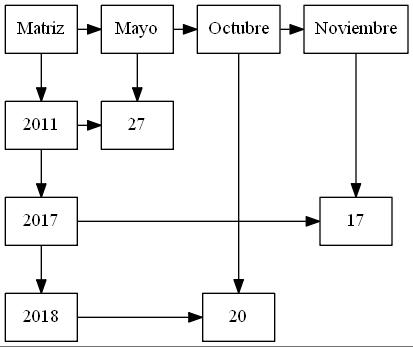

Generate this figure with Python:
class NodoMatriz():
    def __init__ (self, mes=None, numeroMes=None, anio=None, dia=None, codigo=None, tabla=None, arriba=None, abajo=None, derecha=None, izquierda=None, profundidad=None):
        self.mes = mes
        self.numeroMes = numeroMes
        self.anio = anio
        self.dia = dia
        self.codigo = codigo
        self.tabla = tabla
        self.arriba = arriba
        self.abajo = abajo
        self.derecha = derecha
        self.izquierda = izquierda
        self.profundidad = profundidad

class Matriz():
    def __init__ (self):
        self.inicioMes = None
        self.inicioAnio = None
        self.matrizVacia = "si"
        self.digraf = "digraph G{\n"
        self.contador = 0

    def aumetarContador(self):
        self.contador = self.contador + 1
        return self.contador

##################################### VALIDACIONES ###############################
    def existeMes(self, nuevoNodo):         # verifica columnas
        temp = self.inicioMes
        if temp != None:
            while temp != None:
                if temp.mes == nuevoNodo.mes:
                    return True
                temp = temp.derecha
        return False
    
    def existeAnio(self, nuevoNodo):         # verifica filas  
        temp = self.inicioAnio
        if temp != None:
            while temp != None:
                if temp.anio == nuevoNodo.anio:
                    return True
                temp = temp.abajo
        return False     
    
    def obtenerMes(self, nuevoNodo):
        temp = self.inicioMes
        while temp != None:
            if temp.mes == nuevoNodo.mes:
                return temp
            temp = temp.derecha
            
    def obtenerAnio(self, nuevoNodo):
        temp = self.inicioAnio
        while temp != None:
            if temp.anio == nuevoNodo.anio:
                return temp
            temp = temp.abajo
            
    def verMes(self, fecha):
        if fecha == "01":
            return "Enero"
        elif fecha == "02":
            return "Febrero"
        elif fecha == "03":
            return "Marzo"
        elif fecha == "04":
            return "Abril"
        elif fecha == "05":
            return "Mayo"
        elif fecha == "06":
            return "Junio"
        elif fecha == "07":
            return "Julio"
        elif fecha == "08":
            return "Agosto"
        elif fecha == "09":
            return "Septriembre"  
        elif fecha == "10":
            return "Octubre"
        elif fecha == "11":
            return "Noviembre"
        elif fecha == "12":
            return "Diciembre"
        return "No existe ese mes"
    
    def existeReservacion(self, nuevoNodo):
        busqueda = False
        if self.existeMes(nuevoNodo) == True:               # esta en el nodo de un mes en especifico?
            nodoMesTemp = self.obtenerMes(nuevoNodo)        
            if nodoMesTemp.abajo != None:                   # si lo encontro procede a buscar el anio
                temp1 = nodoMesTemp.abajo
                while temp1 != None:                        # mientras hay nodos en los cuales buscar
                    if temp1.anio == nuevoNodo.anio:        # si el anio encontrado corresponde al que se busca?
                        if temp1.profundidad != None:       # si ya tiene mas de una reserva para ese mes y anio
                            temp2 = temp1                   # temp2 para buscar el dia 
                            while temp2 != None:            # mientras hay nodos en los cuales buscar
                                if temp2.dia == nuevoNodo.dia: # si el dia encontrado corresponde al que se busca
                                    busqueda = True         # retorna true
                                temp2 = temp2.profundidad
                        else:                               # si no tiene mas de una reserva para ese mes y anio
                            if temp1.dia == nuevoNodo.dia:  # si el dia encotrado corresponde al que se busca                               
                                busqueda = True             # retrona true
                    temp1 = temp1.abajo
        return busqueda
    
###################################### AGREGA COLUMNAS ############################    
    def agregarInicioMes(self, nuevoNodo): #agregarInicioDepartamento
        nuevoNodo1 = NodoMatriz(str(nuevoNodo.mes), str(nuevoNodo.numeroMes), "")
        nuevoNodo1.derecha = self.inicioMes
        self.inicioMes.izquierda = nuevoNodo1
        self.inicioMes = nuevoNodo1
        
    def agregarMedioMes(self, nodo1, nuevoNodo, nodo2): #agregarMedioDepartamento
        nuevoNodo1 = NodoMatriz(str(nuevoNodo.mes), str(nuevoNodo.numeroMes), "")
        nodo1.derecha = nuevoNodo1
        nuevoNodo1.izquierda = nodo1
        nuevoNodo1.derecha = nodo2
        nodo2.izquierda = nuevoNodo1
        
    def agregarFinMes(self, nuevoNodo): #agregarFinDepartamento
        nuevoNodo1 = NodoMatriz(str(nuevoNodo.mes), str(nuevoNodo.numeroMes), "")
        temp = self.inicioMes
        while temp != None:
            aux = temp
            temp = temp.derecha
        aux.derecha = nuevoNodo1
        nuevoNodo1.izquierda = aux
        
####################################### AGREGA FILAS ###############################   
    def agregarInicioAnio(self, nuevoNodo): #agregarInicioEmpresa
        nuevoNodo1 = NodoMatriz("", "", str(nuevoNodo.anio))
        nuevoNodo1.abajo = self.inicioAnio
        self.inicioAnio.arriba = nuevoNodo1
        self.inicioAnio = nuevoNodo1
        
    def agregarMedioAnio(self, nodo1, nuevoNodo, nodo2): #agregarMedioEmpresa
        nuevoNodo1 = NodoMatriz("", "", str(nuevoNodo.anio))
        nodo1.abajo = nuevoNodo1
        nuevoNodo1.arriba = nodo1
        nuevoNodo1.abajo = nodo2
        nodo2.arriba = nuevoNodo1
        
    def agregarFinAnio(self, nuevoNodo): #agregarFinEmpresa
        nuevoNodo1 = NodoMatriz("", "", str(nuevoNodo.anio))
        temp = self.inicioAnio
        while temp != None:
            aux = temp
            temp = temp.abajo
        aux.abajo = nuevoNodo1
        nuevoNodo1.arriba = aux
            
            
    def agregarCabecerasMatriz(self, nuevoNodo):
        if self.existeMes(nuevoNodo) == False:   # si no existe la columna correspondiente al mes a insertar 
            if self.inicioMes == None:           # si no existe ningun mes, se crea
                nuevoNodo1 = NodoMatriz(str(nuevoNodo.mes), str(nuevoNodo.numeroMes), "")
                self.inicioMes = nuevoNodo1
            elif self.inicioMes != None:         # si existen columnas (meses) pero no el que se va insertar 
                temp1 = self.inicioMes           # variable temporal del nodo inicio para la busqueda
                numeroMes = nuevoNodo.numeroMes  # variable temporal del nodo a insertar para comparar       
                while temp1 != None:             
                    numeroMes1 = temp1.numeroMes # var temporal para comparar el nodo actual
                    if temp1.derecha != None:    # si el nodo actual no es la ultimo 
                        temp2 = temp1.derecha    # var temporal para el nodo siguiente del nodo actual    
                        numeroMes2 = temp2.numeroMes 
                        if numeroMes < numeroMes1:    # si el nodo a insertar es menor al nodo actual
                            self.agregarInicioMes(nuevoNodo) # inserta al inicio 
                            break
                        elif numeroMes > numeroMes1:  # si el nodo a insertar es mayor al nodo actual
                            if numeroMes < numeroMes2: # si el nodo a insertar es menor al nodo siguiente
                                self.agregarMedioMes(temp1, nuevoNodo, temp2) # insertar en medio del actual y siguiente
                                break
                            # si el nodo a insertar es mayor al nodo siguiente continua la busqueda 
                        elif numeroMes == numeroMes1: # si el nodo a insertar es igual al nodo actual
                            # si es igual ya existe la columna  
                            print("ya existe")
                            break                                   
                    else:                           # si el nodo actual es el ultimo
                        if numeroMes < numeroMes1:  # si el nodo a insertar es menor al nodo actual
                            self.agregarInicioMes(nuevoNodo) # inserta al inicio
                            break
                        else:
                            self.agregarFinMes(nuevoNodo)    # inserta al final  
                            break
                    temp1 = temp1.derecha
    
        if self.existeAnio(nuevoNodo) == False:     # si no existe la fila correspondiente el anio a insertar
            if self.inicioAnio == None:             # si no existe ninguna fila, se crea
                nuevoNodo1 = NodoMatriz("", "", str(nuevoNodo.anio))
                self.inicioAnio = nuevoNodo1 
            elif self.inicioAnio != None:           # si existen filas (anios) pero no el que se va insertar
                temp1 = self.inicioAnio             # variable temporal del nodo inicio para la busqueda
                numeroAnio = nuevoNodo.anio         # variable temporal del nodo a insertar para comparar     
                while temp1 != None:
                    numeroAnio1 = temp1.anio        # variable temporal para compara el nodo actual
                    if temp1.abajo != None:         # si el nodo actual no es el ultimo
                        temp2 = temp1.abajo         # variable temporal para el nodo abajo
                        numeroAnio2 = temp2.anio    
                        if numeroAnio < numeroAnio1: # si el nodo a insertar es el menor al nodo actual
                            self.agregarInicioAnio(nuevoNodo) # se crea la fila antes del nodo actual
                            break
                        elif numeroAnio > numeroAnio1: # si el nodo a insertar es mayor al nodo actual
                            if numeroAnio < numeroAnio2: # si el nodo a insertar es menor al nodo abajo
                                self.agregarMedioAnio(temp1, nuevoNodo, temp2) # se crea la fila en medio de ambas
                                break
                            # si el nodo a insertar es mayor al nodo abajo continua la busqueda
                        elif numeroAnio == numeroAnio1:
                            #self.agregarMedioAnio(temp1, nuevoNodo, temp2)      *************************************
                            print ("ya existe")
                            break                                         
                    else:                           # si el nodo actual es el ultimo
                        if numeroAnio < numeroAnio1: # si el nodo a insertar es menor al nodo actual
                            self.agregarInicioAnio(nuevoNodo) # inserta antes del nodo actual
                            break
                        else:                       # si el nodo a insertar es mayor al nodo actual 
                            self.agregarFinAnio(nuevoNodo)  # inserta al final de las filas
                            break        
                    temp1 = temp1.abajo
                    
###################################### AGREGA NODOS #################################                    
    def agregarInicioMatrizMes(self, nodoExistente, nuevoNodo):  #agregarInicioMatrizDepartamento
        cabecera = nodoExistente.izquierda
        cabecera.derecha = nuevoNodo
        nuevoNodo.izquierda = cabecera
        nuevoNodo.derecha = nodoExistente
        nodoExistente.izquierda = nuevoNodo
        #return nuevoNodo#*****************************PRUEBA********************************
        
    def agregarMedioMatrizMes(self, nodo1, nuevoNodo, nodo2):  #agregarMedioMatrizDepartamento
        nodo1.derecha = nuevoNodo
        nuevoNodo.izquierda = nodo1
        nuevoNodo.derecha = nodo2
        nodo2.izquierda = nuevoNodo
        #return nuevoNodo#*****************************PRUEBA********************************
        
    def agregarFinMatrizMes(self, nodoExistente, nuevoNodo):  #agregarFinMatrizDepartamento
        nodoExistente.derecha = nuevoNodo
        nuevoNodo.izquierda = nodoExistente
     
        
    def agregarInicioMatrizAnio(self, nodoExistente, nuevoNodo):  #agregarInicioMatrizEmpresa
        cabecera = nodoExistente.arriba
        cabecera.abajo = nuevoNodo
        nuevoNodo.arriba = cabecera
        nuevoNodo.abajo = nodoExistente
        nodoExistente.arriba = nuevoNodo
        #return nuevoNodo#*****************************PRUEBA********************************
        
    def agregarMedioMatrizAnio(self, nodo1, nuevoNodo, nodo2):  #agregarMedioMatrizEmpresa
        nodo1.abajo = nuevoNodo
        nuevoNodo.arriba = nodo1
        nuevoNodo.abajo = nodo2
        nodo2.arriba = nuevoNodo
        #return nuevoNodo#*****************************PRUEBA********************************
        
    def agregarFinMatrizAnio(self, nodoExistente, nuevoNodo):  #agregarFinMatrizEmpresa
        nodoExistente.abajo = nuevoNodo
        nuevoNodo.arriba = nodoExistente
        #return nuevoNodo#*****************************PRUEBA********************************
                    
                    
    def agregarMatriz(self, nuevoNodo):
        if self.matrizVacia == "no":  # si la matriz no esta vacia
            nodoMesTemp = self.obtenerMes(nuevoNodo)  #obtenerDepartamento    nodoDepartamentoTemp
            nodoAnioTemp = self.obtenerAnio(nuevoNodo)   #obtenerEmpresa   nodoEmpresaTemp
            nodoMesTemp.abajo = nuevoNodo
            nuevoNodo.arriba = nodoMesTemp
            nodoAnioTemp.derecha = nuevoNodo
            nuevoNodo.izquierda = nodoAnioTemp
            self.matrizVacia = "no"
        else:
            nodoMesTemp = self.obtenerMes(nuevoNodo)   # obtiene mes y anio correspondiente al nodo a insertar
            nodoAnioTemp = self.obtenerAnio(nuevoNodo)            
            if nodoMesTemp.abajo == None:               # si el mes no tiene ninguna fila abajo asociada
                nodoMesTemp.abajo = nuevoNodo           
                nuevoNodo.arriba = nodoMesTemp 
                # a continuacion busca el anio al cual enlazar
                if nodoAnioTemp.derecha == None:        # si el anio no tiene columna a la derecha asociada
                    nodoAnioTemp.derecha = nuevoNodo 
                    nuevoNodo.izquierda = nodoAnioTemp
                elif nodoAnioTemp.derecha != None:      # si el anio si tiene columnas a la derecha asociadas 
                    numeroMesNuevo = nuevoNodo.numeroMes 
                    temp1 = nodoAnioTemp.derecha        # *************************************************
                    while temp1 != None:
                        numeroMes1 = temp1.numeroMes    
                        if temp1.derecha != None:       # si el nodo encontrado no es el ultimo
                            temp2 = temp1.derecha       # var temporal del nodo siguiente
                            numeroMes2 = temp2.numeroMes 
                            if numeroMesNuevo < numeroMes1:  # si el nodo a insertar es menor al nodo en curso
                                self.agregarInicioMatrizMes(temp1, nuevoNodo) # inserta antes del nodo en curso
                                break
                            elif numeroMesNuevo > numeroMes1: # si el nodo a insertar es mayor al nodo en curso
                                if numeroMesNuevo < numeroMes2: # si el nodo a insertar en menor al nodo siguiente
                                    self.agregarMedioMatrizMes(temp1, nuevoNodo, temp2) # inserta en medio de ambos
                                    break
                                else:
                                    print(":(")
                            elif numeroMesNuevo == numeroMes1:
                                #self.agregarMedioMatrizMes(temp1, nuevoNodo, temp2)    *********** AQUI IRIA LA PROFUNDIDAD
                                break                                   
                        else:                           # si el nodo encontrado es el ultimo
                            if numeroMesNuevo < numeroMes1: # si el nodo a insertar es menor al nodo actual
                                self.agregarInicioMatrizMes(temp1, nuevoNodo) # se inserta antes del nodo actual
                                break
                            else:
                                self.agregarFinMatrizMes(temp1, nuevoNodo) # si el nodo es mayor al nodo actual se insertal al final
                                break
                        temp1 = temp1.derecha                       
            elif nodoAnioTemp.derecha == None:          # si el anio no tiene ninguna columna derecha asociada
                nodoAnioTemp.derecha = nuevoNodo        #     
                nuevoNodo.izquierda = nodoAnioTemp
                # a continuacion busca el mes al cual enlazar
                if nodoMesTemp.abajo == None:           # si el mes no tiene ninguna fila abajo asociada
                    nodoMesTemp.abajo = nuevoNodo
                    nuevoNodo.arriba = nodoMesTemp 
                elif nodoMesTemp.abajo != None:         # si el mes si tiene filas abajo asociada
                    numeroAnioNuevo = nuevoNodo.anio #caracterNuevoASCII = ord(caracterNuevo)
                    temp1 = nodoMesTemp.abajo                    
                    while temp1 != None:
                        numeroAnio1 =temp1.anio #caracter1ASCII = ord(caracter1)
                        if temp1.abajo != None:
                            temp2 = temp1.abajo
                            numeroAnio2 = temp2.anio #caracter2ASCII = ord(caracter2)
                            if numeroAnioNuevo < numeroAnio1:
                                self.agregarInicioMatrizAnio(temp1, nuevoNodo)
                                break
                            elif numeroAnioNuevo > numeroAnio1:
                                if numeroAnioNuevo < numeroAnio2:
                                    self.agregarMedioMatrizAnio(temp1, nuevoNodo, temp2)
                                    break
                            elif numeroAnioNuevo == numeroAnio1:
                                #self.agregarMedioMatrizAnio(temp1, nuevoNodo, temp2)        *************** O TALVEZ AQUI xD
                                break                                   
                        else:
                            if numeroAnioNuevo < numeroAnio1:
                                self.agregarInicioMatrizAnio(temp1, nuevoNodo)
                                break
                            else:
                                self.agregarFinMatrizAnio(temp1, nuevoNodo)
                                break        
                        temp1 = temp1.abajo                
            else:                                       # si el anio y mes si tienen filas y columnas asociadas
                if nodoAnioTemp.derecha != None: 
                    numeroMesNuevo = nuevoNodo.numeroMes #
                    temp1 = nodoAnioTemp.derecha        #*************************************************
                    while temp1 != None:
                        numeroMes1 = temp1.numeroMes    
                        if temp1.derecha != None:
                            temp2 = temp1.derecha
                            numeroMes2 = temp2.numeroMes 
                            if numeroMesNuevo < numeroMes1:
                                self.agregarInicioMatrizMes(temp1, nuevoNodo)
                                break
                            elif numeroMesNuevo > numeroMes1:
                                if numeroMesNuevo < numeroMes2:
                                    self.agregarMedioMatrizMes(temp1, nuevoNodo, temp2)
                                    break
                                else:
                                    print(":(")
                            elif numeroMesNuevo == numeroMes1:
                                #self.agregarMedioMatrizMes(temp1, nuevoNodo, temp2)    ************** o NO SE QUE DICEN UDS.. SERA QUE ES AQUI??
                                break                                   
                        else:
                            if numeroMesNuevo < numeroMes1:
                                self.agregarInicioMatrizMes(temp1, nuevoNodo)
                                break
                            else:
                                self.agregarFinMatrizMes(temp1, nuevoNodo)
                                break
                        temp1 = temp1.derecha   
                if nodoMesTemp.abajo != None:
                    numeroAnioNuevo = nuevoNodo.anio #caracterNuevoASCII = ord(caracterNuevo)
                    temp1 = nodoMesTemp.abajo                    
                    while temp1 != None:
                        numeroAnio1 = temp1.anio #caracter1ASCII = ord(caracter1)
                        if temp1.abajo != None:
                            temp2 = temp1.abajo
                            numeroAnio2 =temp2.anio #caracter2ASCII = ord(caracter2)
                            if numeroAnioNuevo < numeroAnio1:
                                self.agregarInicioMatrizAnio(nuevoNodo)
                                break
                            elif numeroAnioNuevo > numeroAnio1:
                                if numeroAnioNuevo < numeroAnio2:
                                    self.agregarMedioMatrizAnio(temp1, nuevoNodo, temp2)
                                    break
                            elif numeroAnioNuevo == numeroAnio1:
                                #self.agregarMedioMatrizAnio(temp1, nuevoNodo, temp2)   ******* YA TENGO SUENIO YA NO SE QUE ESTOY HACIENDO xD
                                break                                   
                        else:
                            if numeroAnioNuevo < numeroAnio1:
                                self.agregarInicioMatrizAnio(temp1, nuevoNodo)
                                break
                            else:
                                self.agregarFinMatrizAnio(temp1, nuevoNodo)
                                break        
                        temp1 = temp1.abajo
                        #********************************************
                        
###################################### PROFUNDIDAD ####################################                        
    def necesitaProfundidad(self, nuevoNodo):
        if self.existeMes(nuevoNodo) == True:           # si existe el mes donde se va insertar 
            nodoMesTemp = self.obtenerMes(nuevoNodo)    # obtiene del nodo donde se va insertar
            if nodoMesTemp.abajo != None:               # si el mes corresponde a mas filas
                temp1 = nodoMesTemp.abajo               
                while temp1 != None:                    # mientras no llege al final
                    if temp1.anio == nuevoNodo.anio:    # si el anio del nodo actual es igual al nodo a insertar
                        return True                     # retorna true, significa que existe el anio y mes donde se va insertar
                    temp1 = temp1.abajo
        return False
    
    def agregarProfundidad(self, nuevoNodo):
        if self.existeMes(nuevoNodo) == True:           # si existe el mes donde se va insertar 
            nodoMesTemp = self.obtenerMes(nuevoNodo)    # obtiene el nodo del mes donde se va insertar
            if nodoMesTemp.abajo != None:               # 
                temp1 = nodoMesTemp.abajo
                while temp1 != None: 
                    if temp1.anio == nuevoNodo.anio:    # si el anio es igual al anio a insertar
                        temp2 = temp1
                        while temp2 != None:            # mientras no haya llegado a la ultima posicion de la profundidad
                            aux = temp2
                            temp2 = temp2.profundidad
                        aux.profundidad = nuevoNodo     # agrega produndidad 
                    temp1 = temp1.abajo
                    
    def mostrarProfundidad(self, nuevoNodo):
        if self.existeMes(nuevoNodo) == True:
            nodoMesTemp = self.obtenerMes(nuevoNodo) 
            if nodoMesTemp.abajo != None:
                temp1 = nodoMesTemp.abajo
                while temp1 != None:
                    if temp1.anio == nuevoNodo.anio:
                        temp2 = temp1
                        while temp2 != None:
                            print("anio: " + str(temp2.anio) + " mes: " + str(temp2.mes) + " dia: " + str(temp2.dia))
                            temp2 = temp2.profundidad
                    temp1 = temp1.abajo
   
###################################### GRAFICA ########################################                 
    def ArchivoMatriz(self):
        texto="digraph G{"+"\n"+"rankdir=UD; \n"+"node [shape=box];"+"\n"
        texto+="{ \n rank=min; \n"
        texto+="m[label=""Matriz""]; \n"
        outfile = open("Matriz.txt", 'w')
        temp=self.inicioMes
        while temp!=None:
            ident=""
            for letra in temp.mes:
                ident+=str(ord(letra))
            texto+="x"+str(ident)+'[label="'+str(temp.mes)+'"]; \n'
            temp=temp.derecha
        texto+="} \n"
    
        temp2=self.inicioAnio
        while temp2.abajo!=None:
            texto+="{ \n rank=same; \n"
            local=""
            for letra in temp2.anio:
                local+=str(ord(letra))
            texto+="f"+local+'[label="'+str(temp2.anio)+'"]; \n'
            if temp2.derecha!=None:
                temp21=temp2.derecha
                while temp21!=None:
                    contra=""
                    for letra in temp21.codigo:  #for letra in temp21.contrasenia:
                        contra+=str(ord(letra))
                    texto+="n"+str(contra)+'[label="'+str(temp21.dia)+'"]; \n'
                    temp21=temp21.derecha
            temp2=temp2.abajo
            texto+="} \n"
    
        texto+="{ \n rank=max; \n"
        maximo=""
        for letra in temp2.anio:
            maximo+=str(ord(letra))
        texto+="f"+maximo+'[label="'+str(temp2.anio)+'"]; \n'
        if temp2.derecha!=None:
            temp21=temp2.derecha
            while temp21!=None:
                contra=""
                for letra in temp21.codigo:  #for letra in temp21.contrasenia:
                    contra+=str(ord(letra))
                texto+="n"+str(contra)+'[label="'+str(temp21.dia)+'"]; \n'
                temp21=temp21.derecha
        texto+="} \n"
    
        temp3=self.inicioMes
        while temp3.derecha!=None:
            concat=""
            concat2=""
            for letra in temp3.mes:
                concat+=str(ord(letra))
            for letra2 in temp3.derecha.mes:
                concat2+=str(ord(letra2))
            texto+="x"+str(concat)+" -> "+"x"+str(concat2)+"; \n"
            temp3=temp3.derecha
    
        temp4=self.inicioAnio
        while temp4.abajo!=None:
            emp1=""
            emp2=""
            for letra in temp4.anio:
                emp1+=str(ord(letra))
            for letra2 in temp4.abajo.anio:
                emp2+=str(ord(letra2))
    
            texto+="f"+emp1+" -> "+"f"+emp2+"[rankdir=UD]; \n"
            temp4=temp4.abajo
    
        temp5=self.inicioMes
        while temp5!=None:
            if temp5.abajo!=None:
                cadena1=""
                cadena2=""
                for letra in temp5.mes:
                    cadena1+=str(ord(letra))
                for letra1 in temp5.abajo.codigo:   #for letra1 in temp5.abajo.contrasenia:
                    cadena2+=str(ord(letra1))
                texto+="x"+str(cadena1)+" -> "+"n"+str(cadena2)+"; \n"
                aux=temp5.abajo
                while aux.abajo!=None:
                    text1=""
                    text2=""
                    for letra in aux.codigo:   #for letra in aux.contrasenia:
                        text1+=str(ord(letra))
                    for letra2 in aux.abajo.codigo:  #for letra2 in aux.abajo.contrasenia:
                        text2+=str(ord(letra2))
                    texto+="n"+str(text1)+" -> "+"n"+str(text2)+"; \n"
    
                    aux=aux.abajo
    
                    text3=""
                    text4=""
                    for letra in aux.codigo:   #for letra in aux.contrasenia:
                        text3+=str(ord(letra))
                    for letra2 in aux.arriba.codigo:   #for letra2 in aux.arriba.contrasenia:
                        text4+=str(ord(letra2))
                    texto+="n"+str(text3)+" -> "+"n"+str(text4)+"; \n"
            temp5=temp5.derecha
    
        temp6=self.inicioAnio
        while temp6!=None:
            if temp6.derecha!=None:
                cadena1=""
                cadena2=""
                for letra in temp6.anio:   #for letra in temp6.empresa:
                    cadena1+=str(ord(letra))
                for letra2 in temp6.derecha.codigo:   #for letra2 in temp6.derecha.contrasenia:
                    cadena2+=str(ord(letra2))
                texto+="f"+cadena1+" -> "+"n"+str(cadena2)+"[constraint=false]; \n"
    
                temp61=temp6.derecha
                while temp61.derecha!=None:
                    text1=""
                    text2=""
                    for letra in temp61.codigo:   #for letra in temp61.contrasenia:
                        text1+=str(ord(letra))
                    for letra2 in temp61.derecha.codigo:   #for letra2 in temp61.derecha.contrasenia:
                        text2+=str(ord(letra2))
                    texto+="n"+str(text1)+" -> "+"n"+str(text2)+"[constraint=false]; \n"
    
                    temp61=temp61.derecha
    
                    text3=""
                    text4=""
                    for letra in temp61.codigo:  #for letra in temp61.contrasenia:
                        text3+=str(ord(letra))
                    for letra2 in temp61.izquierda.codigo:   #for letra2 in temp61.izquierda.contrasenia:
                        text4+=str(ord(letra2))
                    texto+="n"+str(text3)+" -> "+"n"+str(text4)+"[constraint=false]; \n"
    
            temp6=temp6.abajo
    
        cadena1=""
        cadena2=""
        for letra in self.inicioMes.mes:   #for letra in self.inicioDepartamento.departamento:
            cadena1+=str(ord(letra))
        for letra2 in self.inicioAnio.anio:   #for letra2 in self.inicioEmpresa.empresa:
            cadena2+=str(ord(letra2))
        texto+="m ->"+"x"+str(cadena1)+"; \n"
        texto+="m ->"+"f"+str(cadena2)+"; \n"
        texto+="}"
        outfile.write(texto)
        outfile.close()
        
###################################### ELIMINA NODOS ##################################        
    def eliminarMatriz(self, nuevoNodo):
        if self.existeMes(nuevoNodo) == True:
            nodoMesTemp = self.obtenerMes(nuevoNodo) #esta en el nodo de un mes en especifico
            if nodoMesTemp.abajo != None:
                temp1 = nodoMesTemp.abajo
                while temp1 != None:
                    if temp1.anio == nuevoNodo.anio:
                        temp2 = temp1
                        if temp2.dia == nuevoNodo.dia:
                            if temp2.profundidad != None:
                                tempNuevo = temp2.profundidad
                                tempArriba = temp2.arriba
                                tempAbajo = temp2.abajo
                                tempDerecha = temp2.derecha
                                tempIzquierda = temp2.izquierda
    
                                tempNuevo.arriba = temp2.arriba
                                tempArriba.abajo = tempNuevo
                                tempNuevo.izquierda = temp2.izquierda
                                tempIzquierda.derecha = tempNuevo
                                if tempDerecha != None:
                                    tempNuevo.derecha = temp2.derecha
                                    tempDerecha.izquierda = tempNuevo
                                if tempAbajo != None:
                                    tempNuevo.abajo = temp2.abajo
                                    tempAbajo.arriba = tempNuevo
                                return temp2
                            else:
                                tempArriba = temp2.arriba
                                tempAbajo = temp2.abajo
                                tempDerecha = temp2.derecha
                                tempIzquierda = temp2.izquierda
    
                                tempArriba.abajo = temp2.abajo
                                tempIzquierda.derecha = temp2.derecha
    
                                if tempAbajo != None:
                                    tempAbajo.arriba = temp2.arriba
                                if tempDerecha != None:
                                    tempDerecha.izquierda = temp2.izquierda
                        else:
                            while temp2.profundidad != None:
                                temp3 = temp2.profundidad
                                if temp3.dia == nuevoNodo.dia:
                                    temp2.profundidad = temp3.profundidad
                                    return temp3
                                temp2 = temp2.profundidad
                    temp1 = temp1.abajo
